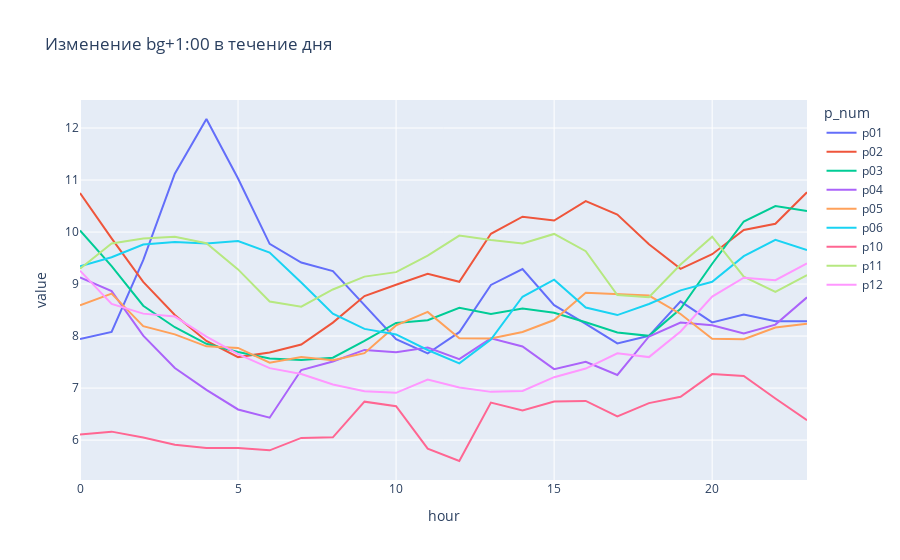

Notebook cell for this chart:
### Markdown cell above
Медианные значения, разброс и распределения целевой переменной различаются в зависимости от времени суток, что, вероятно, отражает циркадные биоритмы, а также образ жизни участников (например, то, в какое время суток они принимают пищу)

### Code cell
avg_target_by_hour = df.groupby(['p_num',
                                 'hour'])['bg+1:00'].mean().unstack().T

px.line(avg_target_by_hour,
        x=avg_target_by_hour.index,
        y=avg_target_by_hour.columns,
        title='Изменение bg+1:00 в течение дня')

### Figure 1 — Plotly figure (JSON) as saved in the notebook; plotly's stock layout.template omitted (floating-point values rounded to 4 significant figures)
{"data": [{"hovertemplate": "p_num=p01<br>hour=%{x}<br>value=%{y}<extra></extra>", "legendgroup": "p01", "line": {"color": "#636efa", "dash": "solid"}, "marker": {"symbol": "circle"}, "mode": "lines", "name": "p01", "orientation": "v", "showlegend": true, "type": "scatter", "x": [0, 1, 2, 3, 4, 5, 6, 7, 8, 9, 10, 11, 12, 13, 14, 15, 16, 17, 18, 19, 20, 21, 22, 23], "xaxis": "x", "y": [7.943, 8.08, 9.46, 11.12, 12.17, 11.03, 9.773, 9.414, 9.249, 8.593, 7.938, 7.666, 8.075, 8.983, 9.289, 8.593, 8.235, 7.859, 8.005, 8.668, 8.263, 8.415, 8.286, 8.283], "yaxis": "y"}, {"hovertemplate": "p_num=p02<br>hour=%{x}<br>value=%{y}<extra></extra>", "legendgroup": "p02", "line": {"color": "#EF553B", "dash": "solid"}, "marker": {"symbol": "circle"}, "mode": "lines", "name": "p02", "orientation": "v", "showlegend": true, "type": "scatter", "x": [0, 1, 2, 3, 4, 5, 6, 7, 8, 9, 10, 11, 12, 13, 14, 15, 16, 17, 18, 19, 20, 21, 22, 23], "xaxis": "x", "y": [10.75, 9.878, 9.04, 8.405, 7.905, 7.596, 7.685, 7.837, 8.258, 8.769, 8.987, 9.198, 9.043, 9.967, 10.3, 10.22, 10.6, 10.34, 9.764, 9.293, 9.573, 10.04, 10.16, 10.77], "yaxis": "y"}, {"hovertemplate": "p_num=p03<br>hour=%{x}<br>value=%{y}<extra></extra>", "legendgroup": "p03", "line": {"color": "#00cc96", "dash": "solid"}, "marker": {"symbol": "circle"}, "mode": "lines", "name": "p03", "orientation": "v", "showlegend": true, "type": "scatter", "x": [0, 1, 2, 3, 4, 5, 6, 7, 8, 9, 10, 11, 12, 13, 14, 15, 16, 17, 18, 19, 20, 21, 22, 23], "xaxis": "x", "y": [10.03, 9.344, 8.583, 8.17, 7.852, 7.693, 7.568, 7.54, 7.584, 7.906, 8.253, 8.306, 8.544, 8.423, 8.529, 8.447, 8.265, 8.069, 8.004, 8.524, 9.39, 10.2, 10.5, 10.4], "yaxis": "y"}, {"hovertemplate": "p_num=p04<br>hour=%{x}<br>value=%{y}<extra></extra>", "legendgroup": "p04", "line": {"color": "#ab63fa", "dash": "solid"}, "marker": {"symbol": "circle"}, "mode": "lines", "name": "p04", "orientation": "v", "showlegend": true, "type": "scatter", "x": [0, 1, 2, 3, 4, 5, 6, 7, 8, 9, 10, 11, 12, 13, 14, 15, 16, 17, 18, 19, 20, 21, 22, 23], "xaxis": "x", "y": [9.126, 8.864, 8.008, 7.386, 6.966, 6.589, 6.431, 7.347, 7.511, 7.734, 7.69, 7.781, 7.556, 7.956, 7.8, 7.363, 7.506, 7.252, 7.992, 8.26, 8.207, 8.05, 8.22, 8.744], "yaxis": "y"}, {"hovertemplate": "p_num=p05<br>hour=%{x}<br>value=%{y}<extra></extra>", "legendgroup": "p05", "line": {"color": "#FFA15A", "dash": "solid"}, "marker": {"symbol": "circle"}, "mode": "lines", "name": "p05", "orientation": "v", "showlegend": true, "type": "scatter", "x": [0, 1, 2, 3, 4, 5, 6, 7, 8, 9, 10, 11, 12, 13, 14, 15, 16, 17, 18, 19, 20, 21, 22, 23], "xaxis": "x", "y": [8.593, 8.817, 8.191, 8.033, 7.803, 7.773, 7.489, 7.595, 7.537, 7.671, 8.205, 8.464, 7.958, 7.955, 8.079, 8.308, 8.834, 8.805, 8.779, 8.424, 7.948, 7.941, 8.166, 8.239], "yaxis": "y"}, {"hovertemplate": "p_num=p06<br>hour=%{x}<br>value=%{y}<extra></extra>", "legendgroup": "p06", "line": {"color": "#19d3f3", "dash": "solid"}, "marker": {"symbol": "circle"}, "mode": "lines", "name": "p06", "orientation": "v", "showlegend": true, "type": "scatter", "x": [0, 1, 2, 3, 4, 5, 6, 7, 8, 9, 10, 11, 12, 13, 14, 15, 16, 17, 18, 19, 20, 21, 22, 23], "xaxis": "x", "y": [9.344, 9.517, 9.76, 9.81, 9.782, 9.826, 9.605, 9.029, 8.432, 8.138, 8.032, 7.732, 7.475, 7.934, 8.756, 9.084, 8.549, 8.404, 8.617, 8.878, 9.044, 9.536, 9.85, 9.654], "yaxis": "y"}, {"hovertemplate": "p_num=p10<br>hour=%{x}<br>value=%{y}<extra></extra>", "legendgroup": "p10", "line": {"color": "#FF6692", "dash": "solid"}, "marker": {"symbol": "circle"}, "mode": "lines", "name": "p10", "orientation": "v", "showlegend": true, "type": "scatter", "x": [0, 1, 2, 3, 4, 5, 6, 7, 8, 9, 10, 11, 12, 13, 14, 15, 16, 17, 18, 19, 20, 21, 22, 23], "xaxis": "x", "y": [6.108, 6.163, 6.049, 5.911, 5.847, 5.849, 5.803, 6.042, 6.053, 6.739, 6.652, 5.835, 5.598, 6.722, 6.568, 6.742, 6.754, 6.457, 6.712, 6.833, 7.269, 7.233, 6.8, 6.383], "yaxis": "y"}, {"hovertemplate": "p_num=p11<br>hour=%{x}<br>value=%{y}<extra></extra>", "legendgroup": "p11", "line": {"color": "#B6E880", "dash": "solid"}, "marker": {"symbol": "circle"}, "mode": "lines", "name": "p11", "orientation": "v", "showlegend": true, "type": "scatter", "x": [0, 1, 2, 3, 4, 5, 6, 7, 8, 9, 10, 11, 12, 13, 14, 15, 16, 17, 18, 19, 20, 21, 22, 23], "xaxis": "x", "y": [9.293, 9.781, 9.877, 9.909, 9.786, 9.282, 8.665, 8.566, 8.896, 9.144, 9.23, 9.545, 9.932, 9.848, 9.782, 9.963, 9.633, 8.789, 8.748, 9.376, 9.91, 9.143, 8.847, 9.173], "yaxis": "y"}, {"hovertemplate": "p_num=p12<br>hour=%{x}<br>value=%{y}<extra></extra>", "legendgroup": "p12", "line": {"color": "#FF97FF", "dash": "solid"}, "marker": {"symbol": "circle"}, "mode": "lines", "name": "p12", "orientation": "v", "showlegend": true, "type": "scatter", "x": [0, 1, 2, 3, 4, 5, 6, 7, 8, 9, 10, 11, 12, 13, 14, 15, 16, 17, 18, 19, 20, 21, 22, 23], "xaxis": "x", "y": [9.258, 8.619, 8.432, 8.375, 7.989, 7.653, 7.384, 7.271, 7.069, 6.939, 6.908, 7.164, 7.013, 6.927, 6.944, 7.209, 7.376, 7.668, 7.596, 8.087, 8.76, 9.122, 9.075, 9.399], "yaxis": "y"}], "layout": {"legend": {"title": {"text": "p_num"}, "tracegroupgap": 0}, "title": {"text": "Изменение bg+1:00 в течение дня"}, "xaxis": {"anchor": "y", "domain": [0, 1], "title": {"text": "hour"}}, "yaxis": {"anchor": "x", "domain": [0, 1], "title": {"text": "value"}}}}
